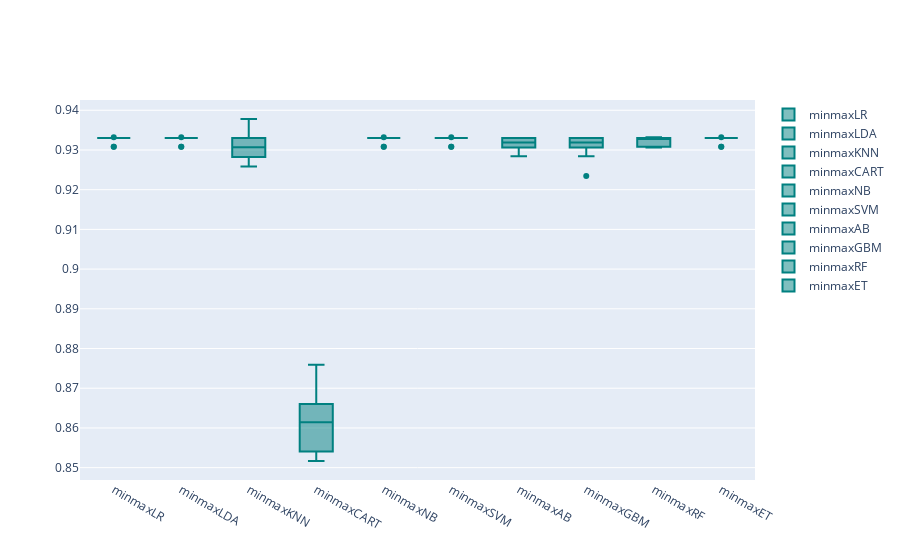

Source (notebook cell):
### Code cell
models = GetScaledModel('minmax')
names,results = BasedLine2(X_train_im, y_train_im,models)
PlotBoxR().PlotResult(names,results)

scaledScoreMinMax_im = ScoreDataFrame(names,results)
compareModels = pd.concat([basedLineScore,
                           scaledScoreStandard,
                          scaledScoreMinMax,
                          scaledScoreMinMax_c,
                          scaledScoreMinMax_im], axis=1)
compareModels

### Figure 1 — Plotly figure (JSON) as saved in the notebook; plotly's stock layout.template omitted (floating-point values rounded to 4 significant figures)
{"data": [{"marker": {"color": "rgb(0, 128, 128)"}, "name": "minmaxLR", "y": [0.9332, 0.9308, 0.9308, 0.933, 0.933, 0.933, 0.933, 0.933, 0.933, 0.933], "type": "box"}, {"marker": {"color": "rgb(0, 128, 128)"}, "name": "minmaxLDA", "y": [0.9332, 0.9308, 0.9308, 0.933, 0.933, 0.933, 0.933, 0.933, 0.933, 0.933], "type": "box"}, {"marker": {"color": "rgb(0, 128, 128)"}, "name": "minmaxKNN", "y": [0.9332, 0.926, 0.9308, 0.9378, 0.9282, 0.933, 0.9282, 0.933, 0.9258, 0.9306], "type": "box"}, {"marker": {"color": "rgb(0, 128, 128)"}, "name": "minmaxCART", "y": [0.8759, 0.8616, 0.8568, 0.8612, 0.8756, 0.866, 0.8517, 0.8541, 0.8541, 0.8636], "type": "box"}, {"marker": {"color": "rgb(0, 128, 128)"}, "name": "minmaxNB", "y": [0.9332, 0.9308, 0.9308, 0.933, 0.933, 0.933, 0.933, 0.933, 0.933, 0.933], "type": "box"}, {"marker": {"color": "rgb(0, 128, 128)"}, "name": "minmaxSVM", "y": [0.9332, 0.9308, 0.9308, 0.933, 0.933, 0.933, 0.933, 0.933, 0.933, 0.933], "type": "box"}, {"marker": {"color": "rgb(0, 128, 128)"}, "name": "minmaxAB", "y": [0.9284, 0.9308, 0.9308, 0.933, 0.933, 0.933, 0.9306, 0.933, 0.9306, 0.933], "type": "box"}, {"marker": {"color": "rgb(0, 128, 128)"}, "name": "minmaxGBM", "y": [0.9308, 0.9308, 0.9284, 0.9306, 0.933, 0.9234, 0.933, 0.933, 0.933, 0.933], "type": "box"}, {"marker": {"color": "rgb(0, 128, 128)"}, "name": "minmaxRF", "y": [0.9332, 0.9308, 0.9308, 0.933, 0.933, 0.9306, 0.933, 0.933, 0.933, 0.933], "type": "box"}, {"marker": {"color": "rgb(0, 128, 128)"}, "name": "minmaxET", "y": [0.9332, 0.9308, 0.9308, 0.933, 0.933, 0.933, 0.933, 0.933, 0.933, 0.933], "type": "box"}], "layout": {}}
